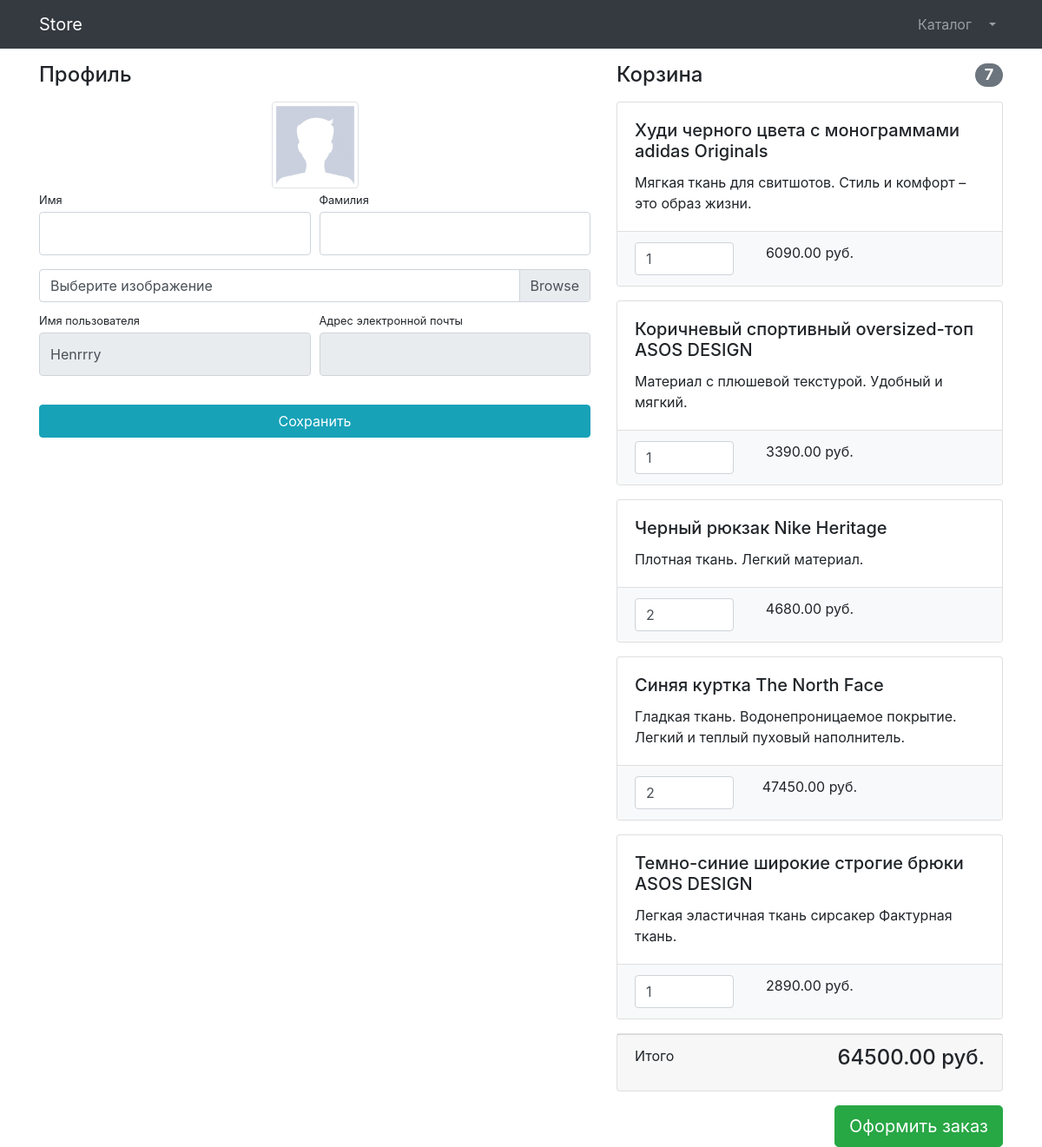
Page /users/profile/1/ (signed in) on the committed database.
### users/models.py (models this page shows)
class User(AbstractUser):
    image = models.ImageField(upload_to='users_images', null=True)
    is_verified_email = models.BooleanField(default=False)

### products/models.py (models this page shows, shortened)
class Basket(models.Model):
    user = models.ForeignKey(to=User, on_delete=models.CASCADE)
    product = models.ForeignKey(to=Product, on_delete=models.CASCADE)
    quantity = models.PositiveSmallIntegerField(default=0)
    creating_timestamp = models.DateTimeField(auto_now_add=True)
    objects = BasketQuerySet.as_manager()
    def sum(self):
        return self.product.price * self.quantity

class Product(models.Model):
    name = models.CharField(max_length=256)
    description = models.TextField()
    price = models.DecimalField(max_digits=10, decimal_places=2)
    quantity = models.PositiveIntegerField(default=0)
    image = models.ImageField(upload_to='products_images')
    category = models.ForeignKey(to=ProductCategory, on_delete=models.CASCADE)
    class Meta:
        verbose_name = 'Product'
        verbose_name_plural = 'Products'

### users/views.py (the view, shortened to what this page needs)
# urls.py: path('profile/<int:pk>/', login_required(UserProfileView.as_view()),
class UserProfileView(CommonMixin, UpdateView):
    model = User
    form_class = UserProfileForm
    template_name = 'users/profile.html'
    title = 'Store - Личный кабинет'

### users/forms.py
class UserProfileForm(UserChangeForm):
    first_name = forms.CharField(
        widget=forms.TextInput(attrs={'class': 'form-control py-4'}))
    last_name = forms.CharField(
        widget=forms.TextInput(attrs={'class': 'form-control py-4'}))
    image = forms.ImageField(
        widget=forms.FileInput(attrs={'class': 'custom-file-input'}),
        required=False)
    username = forms.CharField(widget=forms.TextInput(
        attrs={'class': 'form-control py-4', 'readonly': True}))
    email = forms.CharField(widget=forms.TextInput(
        attrs={'class': 'form-control py-4', 'readonly': True}))
    class Meta:
        model = User
        fields = ['first_name', 'last_name', 'image', 'username', 'email']

### common/views.py (called while the page is built)
    def get_context_data(self, **kwargs):
        context = super(CommonMixin, self).get_context_data(**kwargs)
        context['title'] = self.title
        return context

### products/context_processors.py (called while the page is built)
def baskets(request):
    user = request.user
    return {'baskets': Basket.objects.filter(
        user=user) if user.is_authenticated else []}

### products/models.py (called while the page is built)
    def total_sum(self):
        return sum(basket.sum() for basket in self)

    def total_quantity(self):
        return sum(basket.quantity for basket in self)

### users/templates/users/profile.html (shortened to what this page needs)
{% extends 'products/base.html' %}
{% load static %}
{% block css %}
    <link href="{% static 'vendor/css/profile.css' %}" rel="stylesheet">
{% endblock %}
{% block content%}
<div class="container">
    <div class="row">
        <div class="col-lg-7">
            <h4 class="mt-3 mb-3">Профиль</h4>
            <div class="col-lg-12 text-center">
                <img width="100" height="100" src="{% if user.image %}{{ user.image.url }}{% else %}{% static 'vendor/img/users/default_avatar.jpg' %}{% endif %}" class="img-thumbnail">
            </div>
            <form action="{% url 'users:profile' user.id %}" method="post" enctype="multipart/form-data">
                <div class="form-row">
                    <div class="col-lg-6">
                        <div class="form-group">
                            <label class="small mb-1" for="{{ form.first_name.id_for_label }}">
                                Имя
                            </label>
                            {{ form.first_name }}
                        </div>
                    </div>
                    <div class="col-lg-6">
                        <div class="form-group">
                            <label class="small mb-1" for="{{ form.last_name.id_for_label }}">
                                Фамилия
                            </label>
                            {{ form.last_name }}
                        </div>
                    </div>
                </div>
                <div class="form-row mb-2">
                    <div class="col-lg-12">
                        <div class="custom-file">
                            <label class="custom-file-label" for="{{ form.image.id_for_label }}">
                                Выберите изображение
                            </label>
                        </div>
                    </div>
                </div>
                <div class="form-row">
                    <div class="col-lg-6">
                        <label class="small mb-1" for="{{ form.username.id_for_label }}">
                            Имя пользователя
                        </label>
                        {{ form.username }}
                    </div>
                    <div class="col-lg-6">
                        <label class="small mb-1" for="{{ form.email.id_for_label }}">
                            Адрес электронной почты
                        </label>
                        {{ form.email }}
                    </div>
                </div>
                <div class="form-row">
                    <div class="col-lg-12" style="margin-top: 33px;">
                        <input class="btn btn-info btn-block" type="submit" value="Сохранить">
                    </div>
                </div>
            </form>
        </div>
        <div class="col-lg-5">
            {% include 'products/baskets.html' %}
        </div>
    </div>
</div>
{% endblock%}

### products/templates/products/baskets.html (shortened to what this page needs)
{% if baskets %}
    <h4 class="mt-3 mb-3 d-flex justify-content-between align-items-center mb-3">
        Корзина
            <span class="badge badge-secondary badge-pill">
                {{ baskets.total_quantity }}
            </span>
    </h4>
    {% for basket in baskets %}
        <div class="card mb-3">
            <div class="card-body">
                <h5 class="card-title">{{ basket.product.name }}</h5>
                <p class="card-text">{{ basket.product.description }}</p>
            </div>
            <ul class="list-group list-group-flush">
                <li class="list-group-item bg-light">
                    <div class="row text-center">
                        <div class="col-lg-4">
                            <input name="basketID" type="number" class="form-control"
                               value="{{ basket.quantity }}" min="0">
                        </div>
                        <div class="col-lg-4">
                            {{ basket.sum }} руб.
                        </div>
                        <div class="col-lg-4">
                        </div>
                    </div>
                </li>
            </ul>
        </div>
    {% endfor %}
    <div class="card mb-3">
        <div class="card-footer">
            <p class="float-left">Итого</p>
            <h4 class="float-right">{{ baskets.total_sum }} руб.</h4>
        </div>
    </div>
    <a class="btn btn-success btn-lg float-right" href="../orders/order-create.html">
        Оформить заказ
    </a>
{% else %}
    <h4 class="mt-3 mb-3 text-center">
        Корзина пуста
    </h4>
{% endif %}

### rows in the picture
User: username "Henrrry"
Basket: total_quantity "7", product.name "Худи черного цвета с монограммами adidas Originals", product.description "Мягкая ткань для свитшотов. Стиль и комфорт – это образ жизни.", basketID "1", sum "6090.00", total_sum "64500.00"
Basket: product.name "Коричневый спортивный oversized-топ ASOS DESIGN", product.description "Материал с плюшевой текстурой. Удобный и мягкий.", basketID "1", sum "3390.00"
Basket: product.name "Черный рюкзак Nike Heritage", product.description "Плотная ткань. Легкий материал.", basketID "2", sum "4680.00"
Basket: product.name "Синяя куртка The North Face", product.description "Гладкая ткань. Водонепроницаемое покрытие. Легкий и теплый пуховый наполнитель.", basketID "2", sum "47450.00"
Basket: product.name "Темно-синие широкие строгие брюки ASOS DESIGN", product.description "Легкая эластичная ткань сирсакер Фактурная ткань.", basketID "1", sum "2890.00"
